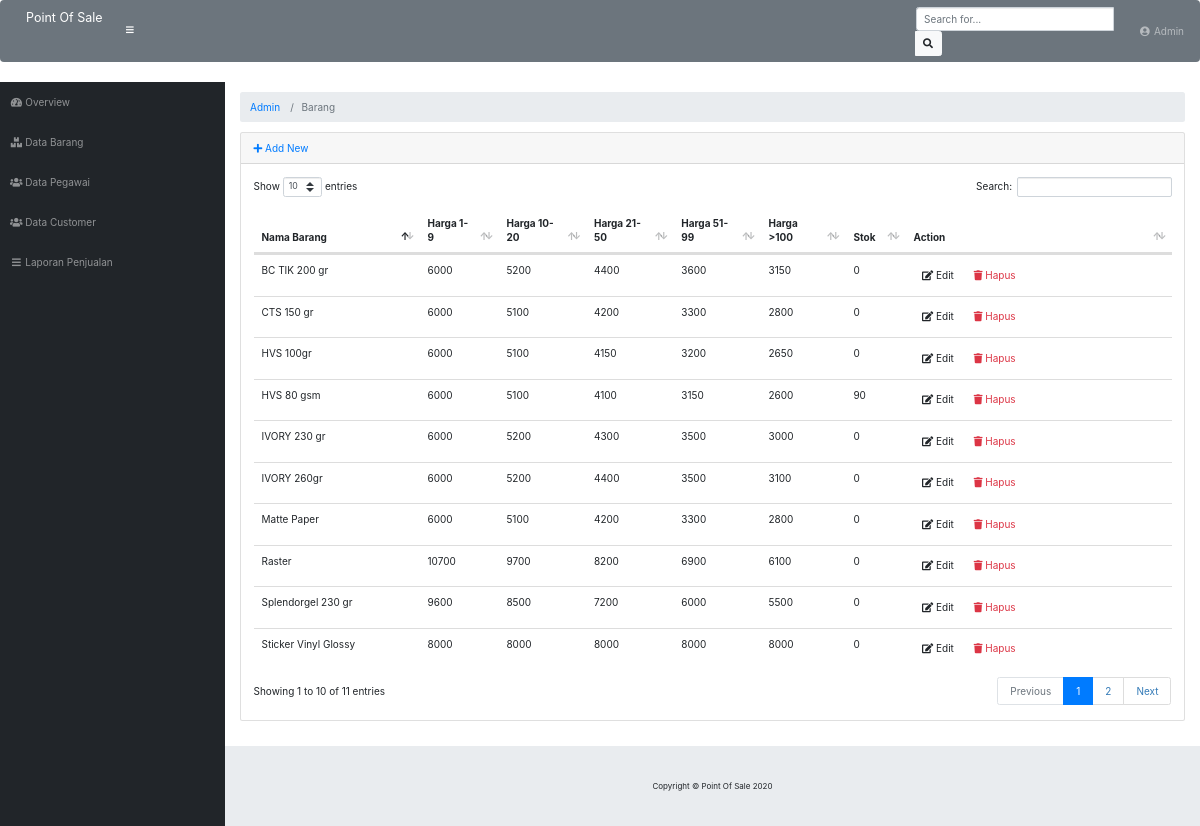
The app's page /index.php/admin/barang with its own data.
### tables this page shows
CREATE TABLE `table_barang` (
  `kode_barang` int(10) NOT NULL,
  `nama` varchar(50) NOT NULL,
  `harga1` int(15) NOT NULL,
  `harga2` int(15) NOT NULL,
  `harga3` int(15) NOT NULL,
  `harga4` int(15) NOT NULL,
  `harga5` int(15) NOT NULL,
  `stok` varchar(10) NOT NULL
);

### application/controllers/admin/Barang.php (called while the page is built, shortened)
<?php defined('BASEPATH') OR exit('No direct script acces allowed');
class Barang extends CI_Controller
{
	public function __construct()
	{
		$this->load->model("M_barang");
		$this->load->library("form_validation");
	}
	public function index()
	{
		$data["barang"] = $this->M_barang->getAll();
		$this->load->view("admin/barang/list", $data);
	}
}

### index.php (called while the page is built, shortened)
<?php
require_once BASEPATH.'core/CodeIgniter.php';

### application/models/M_barang.php (called while the page is built, shortened)
<?php defined('BASEPATH') OR exit('No direct script acces alowed');
class M_barang extends CI_model
{
	private $_table = "table_barang";
	public function getAll()
	{
		return $this->db->get($this->_table)->result();
	}
}

### application/views/admin/barang/list.php (the view, shortened to what this page needs)
<!DOCTYPE html>
<html lang="en">
<head>
	<?php $this->load->view("admin/_partials/head.php") ?>
</head>
<body id="page-top">
	<?php $this->load->view("admin/_partials/navbar.php") ?>
	<div id="wrapper">
		<?php $this->load->view("admin/_partials/sidebar.php") ?>
		<div id="content-wrapper">
			<div class="container-fluid">
				<?php $this->load->view("admin/_partials/breadcrumbs.php") ?>
				<div class="card mb-3">
					<div class="card-header">
						<a href="<?php echo site_url('admin/barang/add') ?>"><i class="fas fa-plus"></i> Add New</a>
					</div>
					<div class="card-body">
						<div class="table-responsive">
							<table class="table table-hover" id="dataTable" width="100%" cellspacing="0">
								<thead>
									<tr>
										<th>Nama Barang</th>
										<th>Harga 1-9</th>
										<th>Harga 10-20</th>
										<th>Harga 21-50</th>
										<th>Harga 51-99</th>
										<th>Harga >100</th>
										<th>Stok</th>
										<th>Action</th>
									</tr>
								</thead>
								<tbody>
									<?php foreach ($barang as $barang): ?>
									<tr>
										<td width="150">
											<?php echo $barang->nama ?>
										</td>
										<td>
											<?php echo $barang->harga1 ?>
										</td>
										<td>
											<?php echo $barang->harga2 ?>
										</td>
										<td>
											<?php echo $barang->harga3 ?>
										</td>
										<td>
											<?php echo $barang->harga4 ?>
										</td>
										<td>
											<?php echo $barang->harga5 ?>
										</td>
										<td>
											<?php echo $barang->stok ?>
										</td>
										<td width="250">
											<a href="<?php echo site_url('admin/barang/edit/'.$barang->kode_barang) ?>"
											 class="btn btn-small"><i class="fas fa-edit"></i> Edit</a>
											<a onclick="deleteConfirm('<?php echo site_url('admin/barang/delete/'.$barang->kode_barang) ?>')"
											 href="#!" class="btn btn-small text-danger"><i class="fas fa-trash"></i> Hapus</a>
										</td>
									</tr>
									<?php endforeach; ?>
								</tbody>
							</table>
						</div>
					</div>
				</div>
			</div>
			<?php $this->load->view("admin/_partials/footer.php") ?>
		</div>
	</div>
</body>
</html>

### application/views/admin/_partials/head.php (shortened to what this page needs)
<link href="<?php echo base_url('asset/bootstrap/css/bootstrap.min.css') ?>" rel="stylesheet">
<link href="<?php echo base_url('asset/fontawesome-free/css/all.min.css') ?>" rel="stylesheet" type="text/css">
<link href="<?php echo base_url('asset/datatables/dataTables.bootstrap4.css') ?>" rel="stylesheet">
<link href="<?php echo base_url('asset/sb-admin/css/sb-admin.css') ?>" rel="stylesheet">

### application/views/admin/_partials/navbar.php (shortened to what this page needs)
<nav class="navbar navbar-expand navbar-dark bg-secondary static-top">
    <a class="navbar-brand mr-1" href="<?php echo site_url('admin') ?>"><?php echo SITE_NAME ?></a>
    <button class="btn btn-link btn-sm text-white order-1 order-sm-0" id="sidebarToggle" href="#">
        <i class="fas fa-bars"></i>
    </button>
    <form class="d-none d-md-inline-block form-inline ml-auto mr-0 mr-md-3 my-2 my-md-0">
        <div class="input-group">
            <input type="text" class="form-control" placeholder="Search for..." aria-label="Search" aria-describedby="basic-addon2">
            <div class="input-group-append">
                <button class="btn btn-light" type="button">
                    <i class="fas fa-search"></i>
                </button>
            </div>
        </div>
    </form>
    <ul class="navbar-nav ml-auto ml-md-0">
        <li class="nav-item dropdown no-arrow">
            <a class="nav-link dropdown-toggle" href="#" id="userDropdown" role="button" data-toggle="dropdown" aria-haspopup="true"
                aria-expanded="false">
                <i class="fas fa-user-circle fa-fw"></i> Admin
            </a>
        </li>
    </ul>
</nav>

### application/views/admin/_partials/sidebar.php
<ul class="sidebar navbar-nav">
    <li class="nav-item <?php echo $this->uri->segment(2) == '' ? 'active': '' ?>">
        <a class="nav-link" href="<?php echo site_url('admin') ?>">
            <i class="fas fa-fw fa-tachometer-alt"></i>
            <span>Overview</span>
        </a>
    </li>
    <li class="nav-item <?php echo $this->uri->segment(2) == '' ? 'active': '' ?>">
        <a class="nav-link" href="<?php echo site_url('admin/barang'); ?>">
            <i class="fas fa-fw fa-boxes"></i>
            <span>Data Barang</span>
        </a>
    </li>
    <li class="nav-item">
        <a class="nav-link" href="<?php echo site_url('admin/user'); ?>">
            <i class="fas fa-fw fa-users"></i>
            <span>Data Pegawai</span></a>
    </li>
    <li class="nav-item">
        <a class="nav-link" href="<?php echo site_url('admin/customer'); ?>">
            <i class="fas fa-fw fa-users"></i>
            <span>Data Customer</span></a>
    </li>
    <li class="nav-item">
        <a class="nav-link" href="#">
            <i class="fas fa-fw fa-bars"></i>
            <span>Laporan Penjualan</span></a>
    </li>
</ul>

### application/views/admin/_partials/breadcrumbs.php
<ol class="breadcrumb">
<?php foreach ($this->uri->segments as $segment): ?>
	<?php
		$url = substr($this->uri->uri_string, 0, strpos($this->uri->uri_string, $segment)) . $segment;
		$is_active =  $url == $this->uri->uri_string;
	?>
	<li class="breadcrumb-item <?php echo $is_active ? 'active': '' ?>">
		<?php if($is_active): ?>
			<?php echo ucfirst($segment) ?>
		<?php else: ?>
			<a href="<?php echo site_url($url) ?>"><?php echo ucfirst($segment) ?></a>
		<?php endif; ?>
	</li>
<?php endforeach; ?>
</ol>

### application/views/admin/_partials/footer.php
<footer class="sticky-footer">
  <div class="container my-auto">
    <div class="copyright text-center my-auto">
      <span>Copyright © <?php echo SITE_NAME ." ". Date('Y') ?></span>
    </div>
  </div>
</footer>

### records on screen
table_barang: nama "HVS 80 gsm", harga1 "6000", harga2 "5100", harga3 "4100", harga4 "3150", harga5 "2600", stok "90"
table_barang: nama "HVS 100gr", harga1 "6000", harga2 "5100", harga3 "4150", harga4 "3200", harga5 "2650", stok "0"
table_barang: nama "Matte Paper", harga1 "6000", harga2 "5100", harga3 "4200", harga4 "3300", harga5 "2800", stok "0"
table_barang: nama "CTS 150 gr", harga1 "6000", harga2 "5100", harga3 "4200", harga4 "3300", harga5 "2800", stok "0"
table_barang: nama "IVORY 230 gr", harga1 "6000", harga2 "5200", harga3 "4300", harga4 "3500", harga5 "3000", stok "0"
table_barang: nama "IVORY 260gr", harga1 "6000", harga2 "5200", harga3 "4400", harga4 "3500", harga5 "3100", stok "0"
table_barang: nama "BC TIK 200 gr", harga1 "6000", harga2 "5200", harga3 "4400", harga4 "3600", harga5 "3150", stok "0"
table_barang: nama "Splendorgel 230 gr", harga1 "9600", harga2 "8500", harga3 "7200", harga4 "6000", harga5 "5500", stok "0"
table_barang: nama "Raster", harga1 "10700", harga2 "9700", harga3 "8200", harga4 "6900", harga5 "6100", stok "0"
table_barang: nama "Sticker Vinyl Glossy", harga1 "8000", harga2 "8000", harga3 "8000", harga4 "8000", harga5 "8000", stok "0"

### other values on screen
SITE_NAME "Point Of Sale"
$segment "Admin"
$segment "Barang"
Date('Y') "2020"
